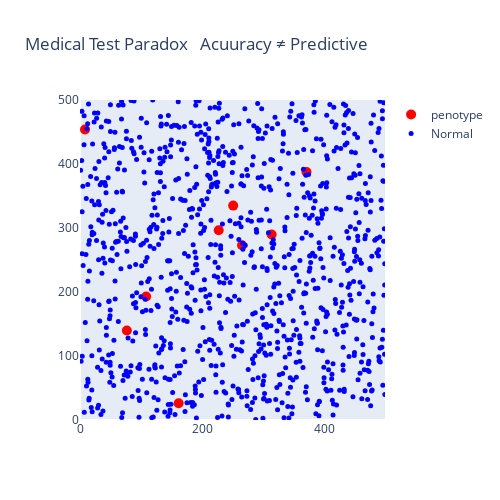

Write notebook code for a chart like this one.
### Code cell
import plotly.graph_objects as go
pheno_actual = go.Scatter(x = df.loc[df['class']=='pheno','x'],
                          y = df.loc[df['class']=='pheno','y'],
                            mode = 'markers',
                            name = 'penotype',
                            marker = {'color':'red','size':10})
normal_actual = go.Scatter(x = df.loc[df['class']=='normal','x'],
                    y = df.loc[df['class']=='normal','y'],
                    mode = 'markers',
                    name = 'Normal',
                    marker = {'color':'blue','size':5})
                                  
data = [pheno_actual,normal_actual]
layout = go.Layout(title = 'Medical Test Paradox \n Acuuracy ≠ Predictive',
                   showlegend= True,
                  xaxis={'showgrid':False,'range':[0,500]},
                   yaxis={'showgrid':False,'range':[0,500]},
                   height=500,
                   width = 500
                  )
fig = go.Figure(data = data,layout = layout)
fig.show()

### Figure 1 — Plotly figure (JSON) as saved in the notebook; plotly's stock layout.template omitted (floating-point values rounded to 4 significant figures; data arrays with more than 128 entries replaced by an {"elided": "..."} marker saying what was removed)
{"data": [{"marker": {"color": "red", "size": 10}, "mode": "markers", "name": "penotype", "type": "scatter", "x": [371.4, 108.5, 251.1, 76.8, 8.211, 265.6, 161.7, 314.1, 227.4], "y": [387.5, 192.9, 335.0, 139.9, 453.8, 273.1, 26.27, 289.9, 296.4]}, {"marker": {"color": "blue", "size": 5}, "mode": "markers", "name": "Normal", "type": "scatter", "x": {"elided": "991 float values"}, "y": {"elided": "991 float values"}}], "layout": {"height": 500, "showlegend": true, "title": {"text": "Medical Test Paradox \n Acuuracy ≠ Predictive"}, "width": 500, "xaxis": {"range": [0, 500], "showgrid": false}, "yaxis": {"range": [0, 500], "showgrid": false}}}
